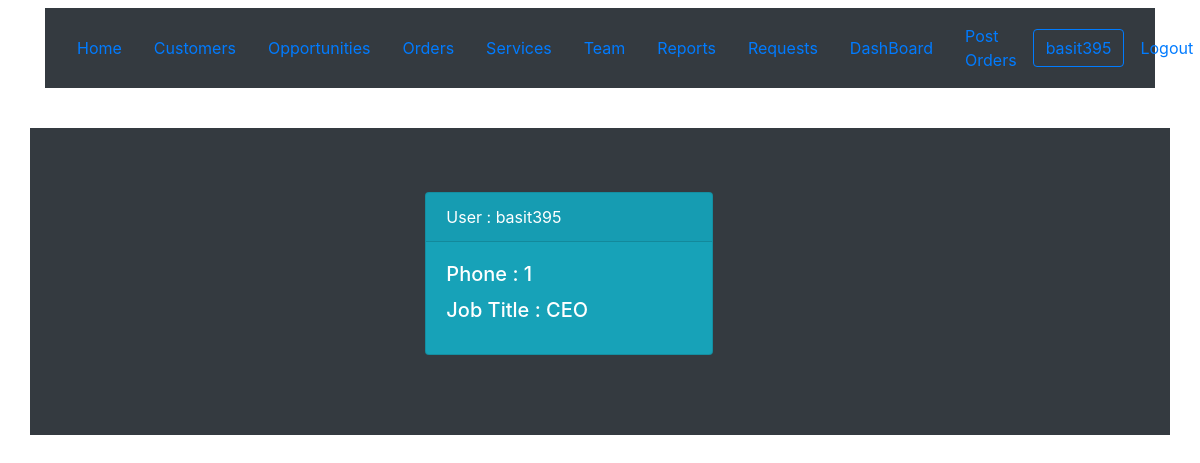
/accounts/profile/ (signed in), run on the app's committed database.
### accounts/models.py (models this page shows, shortened)
class Profile(models.Model):
    user = models.OneToOneField(User,on_delete=models.CASCADE)
    phone = models.CharField("Phon No",max_length=100,null=True)
    jobtitle = models.CharField("Job Title",max_length=100,null=True)

### accounts/views.py (the view)
# urls.py: path('profile/', views.profile, name='profile'),
def profile(request):
    profile = Profile.objects.get(user=request.user)
    context = {'profile':profile}
    return render(request, 'accounts/profile.html',context)

### accounts/templates/accounts/profile.html
{% extends 'crmapp/base.html' %}
{% block content %}
  <br>
  <div class="container p-3 my-3 bg-dark text-white">
<div class="row">
<div class="col-4 "></div>
<div class="col-4">
<div class="card text-white bg-info mt-5 " style="max-width: 18rem;">
  <div class="card-header">User : {{ profile.user}}</div>
  <div class="card-body">
    <h5 class="card-title">Phone :  {{ profile.phone}}</h5>
    <h5 class="card-title">Job Title :  {{ profile.jobtitle}}</h5>
  </div>
</div>
</div>
<div class="col-4"></div>
</div>
<div class="container p-3 my-3 bg-dark text-white">
</div>
</div>
{% endblock %}

### crmapp/templates/crmapp/base.html (shortened to what this page needs)
<!DOCTYPE html>
<html lang="en" dir="ltr">
  <head>
<link rel="stylesheet" href="https://stackpath.bootstrapcdn.com/bootstrap/4.5.0/css/bootstrap.min.css">
</head>
  <body>
  <div class="container mt-2">
  <nav class="navbar navbar-expand-lg navbar-light bg-dark">
    <a class="nav-link" href="{% url 'home' %}">Home<span class="sr-only">(current)</span></a>
    <a class="nav-link" href="{% url 'customerslist' %}"> Customers <span class="sr-only">(current)</span></a>
    <a class="nav-link" href="{% url 'opportunitylist' %}"> Opportunities <span class="sr-only">(current)</span></a>
    <a class="nav-link" href="{% url 'order' %}">Orders<span class="sr-only">(current)</span></a>
    <a class="nav-link" href="{% url 'servicelist' %}">Services<span class="sr-only">(current)</span></a>
    <a class="nav-link" href="{% url 'stafflist' %}">Team <span class="sr-only">(current)</span></a>
    <a class="nav-link" href="{% url 'report' %}">Reports<span class="sr-only">(current)</span></a>
    <a class="nav-link" href="{% url 'suggestion' %}">Requests<span class="sr-only">(current)</span></a>
    <a class="nav-link" href="{% url 'dashboard' %}">DashBoard<span class="sr-only">(current)</span></a>
    <a class="nav-link" href="{% url 'orderpost' %}">Post Orders<span class="sr-only">(current)</span></a>
    {% if user.username %}
    <button  class="btn btn-outline-primary">{{user.username}}</a></button>
    <a class="nav-link" href="{% url 'logout' %}">Logout<span class="sr-only">(current)</span></a>
    {% else %}
    <a class="nav-link" href="{% url 'login' %}">Login<span class="sr-only">(current)</span></a>
    {% endif %}
  </nav>
</div>
{% block content %}
  {% endblock %}
  </body>
</html>

### data on the page
Profile: user "basit395", phone "1", jobtitle "CEO"

### other printed values
{{ user.username }} "basit395"
